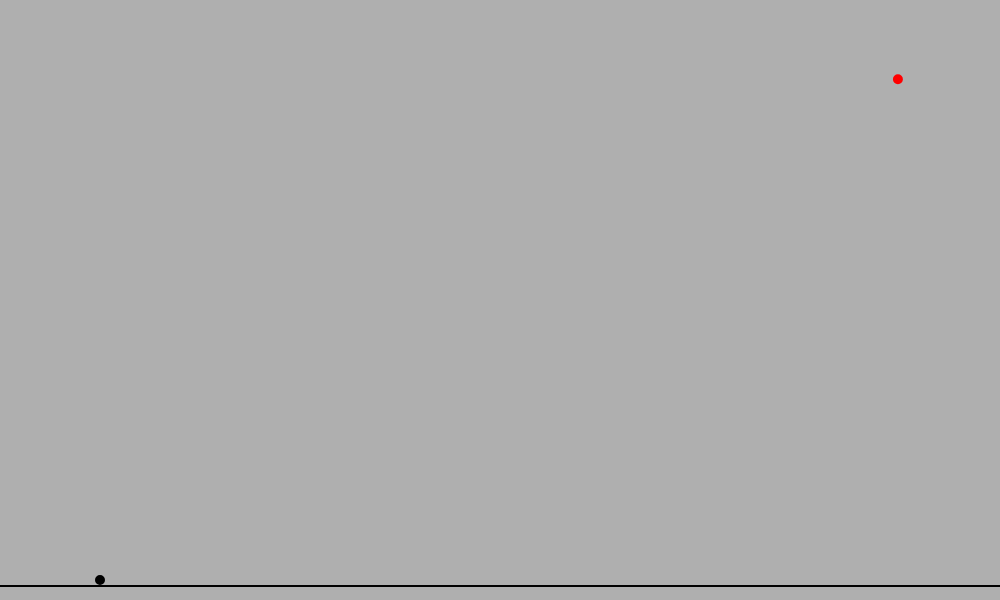
Frame 1 (no input)
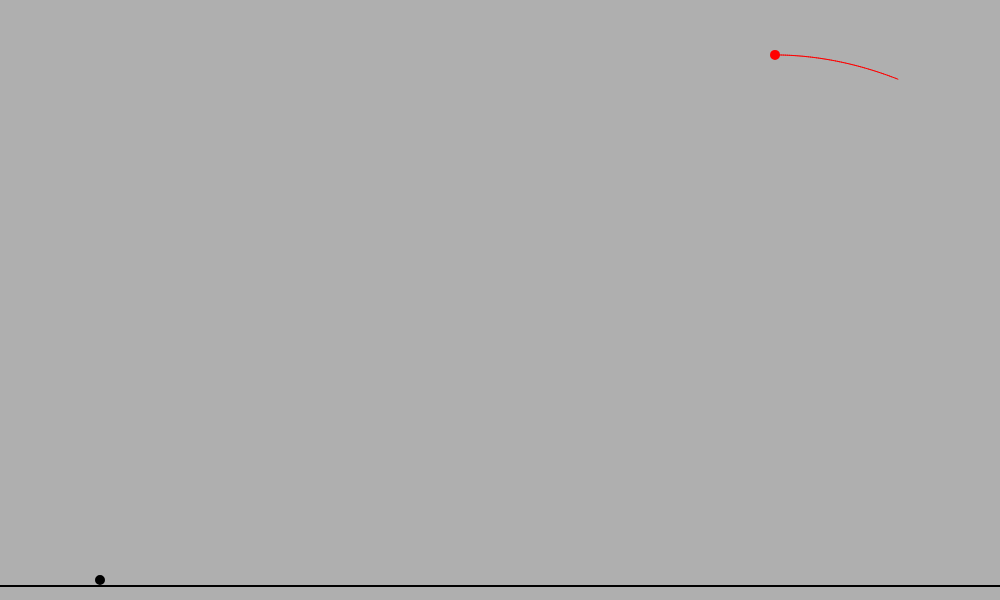
Frame 60 (no input)
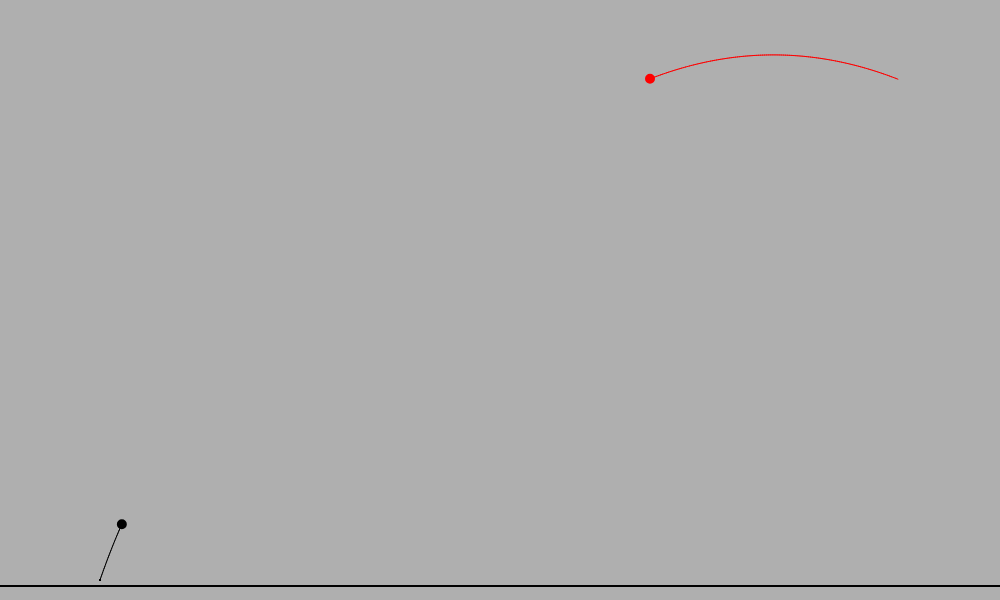
Frame 120 (the mouse pressed at the canvas centre since frame 60)

The p5.js sketch that drew these frames (run headless with seeded random() and noise() and a simulated clock; from frame 60 on, the mouse is pressed at the canvas centre):

// p5.js sketch
// ── sketch.js
let objs = [];

let launch_x;
let launch_y;
let Umax;
let missile;
let target;
let isLaunched;
let Hmin;

let g;
let e;
let lScale;
let cTime;
let ballRad;
let cx, cy;
let buffer;

class PBody
{
  constructor(position_x, position_y, velocity_x, velocity_y, acceleration_x, acceleration_y, color = 0) 
  {
    this.position_x = position_x;
    this.position_y = position_y;
    this.velocity_x = velocity_x;
    this.velocity_y = velocity_y;
    this.acceleration_x = acceleration_x;
    this.acceleration_y = acceleration_y;
    this.last_position_x = position_x;
    this.last_position_y = position_y;
    this.isAlive = true;
    this.color = color;
  }

  updateLastPositions()
  {
    this.last_position_x = this.position_x;
    this.last_position_y = this.position_y;
  }
}

function setup() 
{
  createCanvas(1000, 600);
  cx = width / 2;
  cy = height - 20;
  cTime = 0;
  g = -9.8;
  e = 0.9;
  lScale = 5;
  ballRad = 4;
  buffer = createGraphics(width, height);
  buffer.background(175);
  buffer.translate(cx, cy);
  // objs.push(new PBody(-50, 0, 25, 25, 0, 0, color(113, 113, 225)));

  target = new PBody(80, 100, -25, 10, 0, 0, color(255, 0, 0));
  objs.push(target);

  launch_x = -80;
  launch_y = 0;
  Umax = 25;
  Hmin = 20;
  isLaunched = false;
  missile = new PBody(launch_x, launch_y, 0, 0, 0, 0);
  objs.push(missile);
}

function draw() 
{
  background(175);
  imageMode(CORNER);
  image(buffer, 0, 0, width, height);
  translate(cx, cy);

  // ground
  stroke(0);
  strokeWeight(2);
  line(-width / 2, 2 + ballRad, width / 2, 2 + ballRad);

  let dT = min(deltaTime, 50) / 1000;

  objs.forEach((obj) =>
  {
    if(obj.isAlive)
    {
      // update the values
      obj.velocity_x += obj.acceleration_x * dT;
      obj.velocity_y += (obj.acceleration_y + g) * dT;
      obj.position_x += obj.velocity_x * dT;
      obj.position_y += obj.velocity_y * dT;
      if(obj.position_y < 0)
      {
        obj.position_y *= -1;
        obj.velocity_y *= -e;
      }

      // draw object
      stroke(obj.color);
      fill(obj.color);
      circle(obj.position_x * lScale, -obj.position_y * lScale, 2 * ballRad);

      // draw path
      buffer.stroke(obj.color);
      if(frameCount > 1)
      {
        buffer.line(obj.last_position_x * lScale, -obj.last_position_y * lScale, obj.position_x * lScale, -obj.position_y * lScale);
      }
      obj.updateLastPositions();

      // kill out of screen objects
      if(abs(obj.position_x) * lScale > cx || abs(obj.position_y) * lScale > cy)
      {
        obj.isAlive = false;
      }
    }
  });

  // launching the missile
  if(!isLaunched)
  {
    launchMissile(missile, target);
  }

  cTime += dT;
}

function launchMissile(missile, target)
{
  let H = target.position_y - launch_y;
  let S = target.position_x - launch_x;
  let lambda = S / H;
  let phi = target.velocity_x - (S / H) * target.velocity_y;
  let A = lambda * lambda + 1;
  let B = 2 * lambda * phi;
  let C = phi * phi - Umax * Umax;
  let det = B * B - 4 * A *  C;
  if(det > 0)
  {
    let uy1 = (-B + sqrt(det)) / (2 * A);
    let ux1 = lambda * uy1 + phi;
    let t1 = S / (ux1 - target.velocity_x);
    let h1 = uy1 * t1 + (g / 2) * t1 * t1;
    let uy2 = (-B - sqrt(det)) / (2 * A);
    let ux2 = lambda * uy2 + phi;
    let t2 = S / (ux2 - target.velocity_x);
    let h2 = uy2 * t2 + (g / 2) * t2 * t2;
    if(h1 > Hmin)
    {
      missile.velocity_x = ux1;
      missile.velocity_y = uy1;
      print(ux1, uy1, sqrt(ux1 * ux1 + uy1 * uy1), t1+"sec", h1+"m");
      isLaunched = true;
    }
    else if(h2 > Hmin)
    {
      missile.velocity_x = ux2;
      missile.velocity_y = uy2;
      print(ux2, uy2, sqrt(ux2 * ux2 + uy2 * uy2), t2+"sec", h2+"m");
      isLaunched = true;
    }
  }
}
